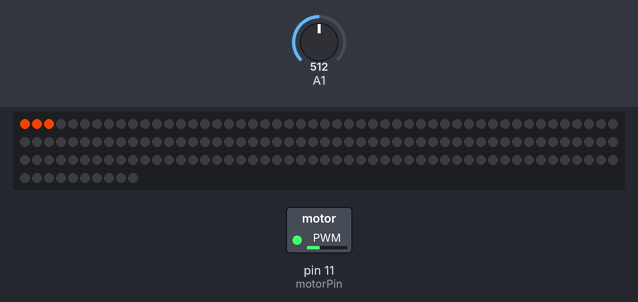
Bench run of a sketch on a simulated Arduino Uno, built with avr-gcc and run on an emulated ATmega328P. Parts: 160 RGB LEDs in strip order, left to right, continuing on the next row, switched loads named in the sketch (green lamp = pin HIGH). The test bench sets the inputs (shaded band); at power-on: A1 = 512. What the sketch prints to the serial monitor is not drawn.

Above: at 0.98 s.
1.3 s: A1 set to 0
4.3 s: A1 set to 20
At 6.78 s:
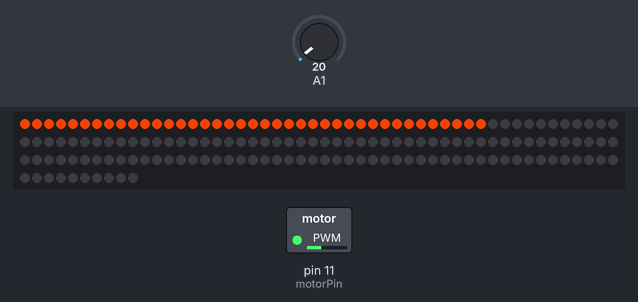
7.3 s: A1 set to 110
At 7.72 s:
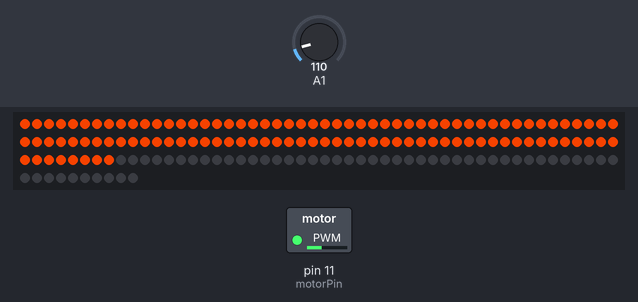
At 14.6 s:
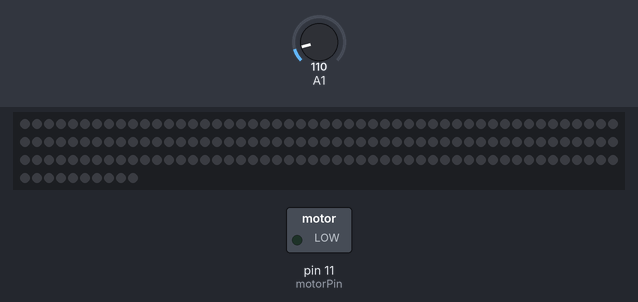
Timing chart, 0 to 16.1 s (numbered marks = the images above; inputs shaded):
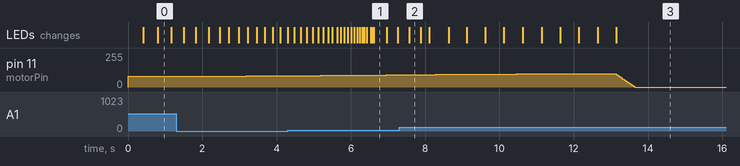

The sketch:

ArduinoBlink.ino
```cpp
#include <Adafruit_NeoPixel.h>
const int motorPin = 11;  // define motor pin globally
int NUM_LEDS = 160;
int LED_PIN = 6;
Adafruit_NeoPixel strip(NUM_LEDS, LED_PIN, NEO_GRB + NEO_KHZ800);

/* Light + motor timing tuned for ~12s total show (160 LEDs):
- currentDelay starts at 400ms, shrinks by a progressive acceleration factor
- accelFactorStart = gentle early, accelFactorEnd = aggressive late
- minDelay floor must be low enough or 160 steps cannot finish in 12s
- eye blinks use the last ~2s of the window
*/

float currentDelay = 400.0;
const float accelFactorStart = 0.95;  // early: shrink delay gently (slow build)
const float accelFactorEnd = 0.40;    // late: shrink hard so cascade ends ~10.2s
const float minDelay = 10.0;
const int eyeBlinkMs = 500;           // 5 blinks ≈ 1.8s → total show ≈ 12s
const int maxBlinks = 5;


// Motor aligned to the same ~12s window as the lights
const int motorMinSpeed = 80;
const int motorMaxSpeed = 100;
const unsigned long motorRampUpMs = 13000;  // ease-in across most of the show
const unsigned long motorRunMs = 14000;     // soft-stop when lights finish
const int motorRampDownStep = 8;
const unsigned long motorRampDownIntervalMs = 40;

/*
Creates a LightState class to more easily keep track of where in the process the code is at
  - println lightstate for debugging, and its used for conditional statements
*/

enum LightState { LIGHT_IDLE, LIGHT_CASCADE, LIGHT_BLINK, LIGHT_DONE };
LightState lightState = LIGHT_IDLE;
int ledIndex = 0;
int blinkCount = 0;
bool eyeIsOn = false;
unsigned long lastLightStepMs = 0;

int motorSpeed = 0;
unsigned long motorRampStartMs = 0;
unsigned long lastMotorRampDownMs = 0;

//Assigns different pins to different inputs and outputs. e.g. motor, sensor, LEDs

void setup() {
  Serial.begin(9600);
  pinMode(A1, INPUT);
  pinMode(motorPin, OUTPUT);
  pinMode(LED_PIN, OUTPUT);
  strip.begin();
  strip.show();
  analogWrite(motorPin, 0);
}

//ensures the function doesnt reset until all the code is executed, hasExecuted is returned as true at the end of the loop
bool hasExecuted = false;

/*
startBuffaloCascade controls the initial conditions of the lights half of the project, it resets all the values to their baseline
  - also chages the lightState object to its next stage
*/
void startBuffaloCascade() {
  ledIndex = 0;
  currentDelay = 400.0;
  blinkCount = 0;
  eyeIsOn = false;
  lightState = LIGHT_CASCADE;
  lastLightStepMs = millis();

  strip.setPixelColor(ledIndex, strip.Color(221, 60, 0));
  strip.show();
}

/*After the initial conditions are set this function works in the loop to continuously update the lights in the following ways:
  - Keeps track of how much time has passed (now) through millis(), and only updates if the defined time delay between LEDs is less than the time passed
  - keeps track of progress defined as the number of LEDs lit up / the number of LEDs - 2, this value determines when the accelerationFactor
  increases and is squared to delay when the accelerationFactor activates
  - the accelerationFactor is then multiplied into the currentDelay to shorten it in each iteration of the loop
  - the ledIndex then increases and the lastLightStepMs is updated to now
  - The last part of the code controls the eye light which only turn on after all the lights but 1 have turned on. It keeps track of the number of
  blinks and flashes red every eyeBlinkMs
*/

void updateBuffaloCascade() {
  if (lightState != LIGHT_CASCADE && lightState != LIGHT_BLINK) {
    return;
  }

  unsigned long now = millis();

  if (lightState == LIGHT_CASCADE) {
    if (now - lastLightStepMs < (unsigned long)currentDelay) {
      return;
    }

    // 0 at first body LED → 1 near the eye; squared so speedup ramps up late
    float progress = (float)ledIndex / (float)max(1, NUM_LEDS - 2);
    if (progress > 1.0f) {
      progress = 1.0f;
    }
    float eased = progress * progress;
    float accelerationFactor =
        accelFactorStart - eased * (accelFactorStart - accelFactorEnd);

    currentDelay = currentDelay * accelerationFactor;
    if (currentDelay < minDelay) {
      currentDelay = minDelay;
    }

    ledIndex++;
    lastLightStepMs = now;

    if (ledIndex >= NUM_LEDS - 1) {
      int eyeLight = NUM_LEDS - 1;
      strip.setPixelColor(eyeLight, strip.Color(255, 0, 0)); //red
      strip.show();
      eyeIsOn = true;
      blinkCount = 0;
      lightState = LIGHT_BLINK;
      return;
    }

    strip.setPixelColor(ledIndex, strip.Color(221, 60, 0));  //gold color
    strip.show();
  }

  if (lightState == LIGHT_BLINK) {
    if (now - lastLightStepMs < (unsigned long)eyeBlinkMs) {
      return;
    }

    int eyeLight = NUM_LEDS - 1;
    lastLightStepMs = now;

    if (eyeIsOn) {
      strip.setPixelColor(eyeLight, strip.Color(0, 0, 0));
      strip.show();
      eyeIsOn = false;
    } else {
      blinkCount++;
      if (blinkCount >= maxBlinks) {
        strip.clear();
        strip.show();
        lightState = LIGHT_DONE;
        return;
      }
      strip.setPixelColor(eyeLight, strip.Color(255, 0, 0));
      strip.show();
      eyeIsOn = true;
    }
  }
}

/*
- Controls the initial conditions of the motor every time the loop starts again for the first time. It defines:
  - the starting speed of the motor and keeps track of how much time has passed through motorRampStartMs and lastMotorRampDownMs for later
  use in updateMotor
*/
void startMotor() {
  motorRampStartMs = millis();
  lastMotorRampDownMs = millis();
  motorSpeed = motorMinSpeed;
  analogWrite(motorPin, motorSpeed);
}

void stopMotor() {
  motorSpeed = 0;
  analogWrite(motorPin, 0);
}

// Motor follows motorRunMs / motorRampUpMs — not the LED cascade length
void updateMotor() {
  // Idle and already stopped
  if (lightState == LIGHT_IDLE && motorSpeed <= 0) {
    return;
  }

  unsigned long elapsed = millis() - motorRampStartMs;
  int targetSpeed = 0;

  // Run only while show is active AND within the motor timeframe
  bool showActive = (lightState == LIGHT_CASCADE || lightState == LIGHT_BLINK);
  bool withinTimeframe = (elapsed < motorRunMs);

  if (showActive && withinTimeframe) {
    if (elapsed >= motorRampUpMs) {
      targetSpeed = motorMaxSpeed;
    } else {
      // Ease-in: slow at first, then faster toward max (still ends by motorRampUpMs)
      float t = (float)elapsed / (float)motorRampUpMs;
      float eased = t * t * (3.0f - 2.0f * t);  // slow start and slow finish
      targetSpeed = motorMinSpeed +
                    (int)((motorMaxSpeed - motorMinSpeed) * eased);
    }
    targetSpeed = constrain(targetSpeed, motorMinSpeed, motorMaxSpeed);
  } else {
    // Timeframe over, or show finished → soft-stop
    targetSpeed = 0;
  }

  if (targetSpeed > motorSpeed) {
    motorSpeed = targetSpeed;
    analogWrite(motorPin, motorSpeed);
  } else if (targetSpeed < motorSpeed) {
    unsigned long now = millis();
    if (now - lastMotorRampDownMs >= motorRampDownIntervalMs) {
      lastMotorRampDownMs = now;
      motorSpeed -= motorRampDownStep;
      if (motorSpeed < targetSpeed) {
        motorSpeed = targetSpeed;
      }
      if (motorSpeed <= 0) {
        stopMotor();
      } else {
        analogWrite(motorPin, motorSpeed);
      }
    }
  }
}

void loop() {
  int lightValue = analogRead(A1);
  Serial.println(lightValue);
  bool lightDropped = (lightValue < 700);

  // One trigger starts the full show; sensor can uncover mid-run
  if (lightDropped && !hasExecuted && lightState == LIGHT_IDLE) {
    Serial.println(lightValue);
    startMotor();
    startBuffaloCascade();
    hasExecuted = true;
  }

  updateBuffaloCascade();
  updateMotor();

  // Re-arm only after the show finishes and light is above the threshold again
  if (lightState == LIGHT_DONE && !lightDropped) {
    hasExecuted = false;
    lightState = LIGHT_IDLE;
  }
}
```

Measured:
- by itself, pin 11 (motorPin): rises from 91/255 to 100/255 in 5.6 s, then falls to 0/255 in 0.63 s
